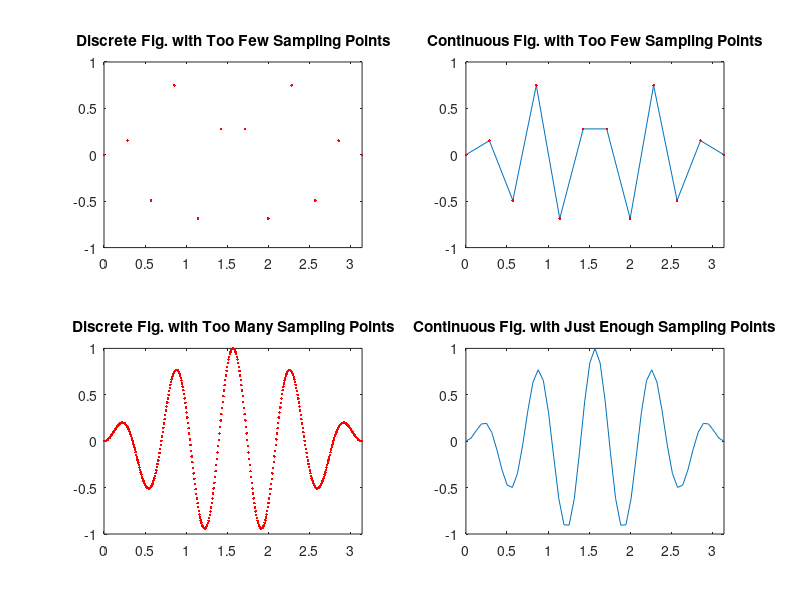

Source code (MATLAB):
% 20130504 XY511 21:45
% AbrahamX @ NWPU
% Visualization of Continuous Functions
% Just another program in MATLAB

t1 = (0:11)/11*pi;  % Just 12 sampling points
t2 = (0:400)/400*pi;  % Holy Shit
t3 = (0:50)/50*pi;  % Enough is enough

% Array! A huge wave of array is COMING
y1 = sin(t1) .* sin(9*t1);
y2 = sin(t2) .* sin(9*t2);
y3 = sin(t3) .* sin(9*t3);

% Plot
subplot(221)
plot(t1, y1, 'r.')  % Just discrete point pairs
axis([0, pi, -1, 1])
title('Discrete Fig. with Too Few Sampling Points')
subplot(222)
plot(t1, y1, t1, y1, 'r.')
axis([0, pi, -1, 1])
title('Continuous Fig. with Too Few Sampling Points')
subplot(223)
plot(t2, y2, 'r.')
axis([0, pi, -1, 1])
title('Discrete Fig. with Too Many Sampling Points')
subplot(224)
plot(t3, y3)  % Continuous curve, MATLAB will automatically comp
axis([0, pi, -1, 1])
title('Continuous Fig. with Just Enough Sampling Points')








% Comment: Say, at times you shall never be able to find a girl
% and fuck her till explode. So? So please roll
